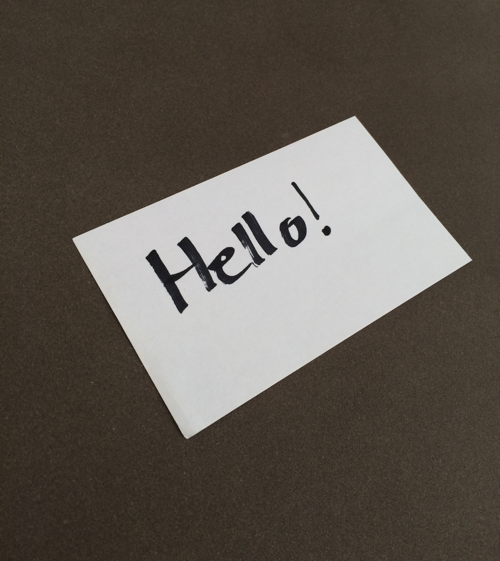
#> input picture step4/GetPerspectiveTransform/notecard.png, 500 x 561 px
$ python transform_example.py
#> lines starting #> are read from the running program, lines starting #| are printed output that depends on the picture; after the words box and inside, x2 and y2 are one past the last pixel; in counts of white or black regions, pixels touching at a corner belong together
from imutils import perspective
import numpy as np
import cv2

notecard = cv2.imread("notecard.png")
#> notecard is the input picture: shape (561, 500, 3); mean B, G, R 80.9, 88.6, 95.4
pts = np.array([(73, 239), (356, 117), (475, 265), (187, 443)])

for (x, y) in pts:
    cv2.circle(notecard, (x, y), 5, (0, 255, 0), -1)
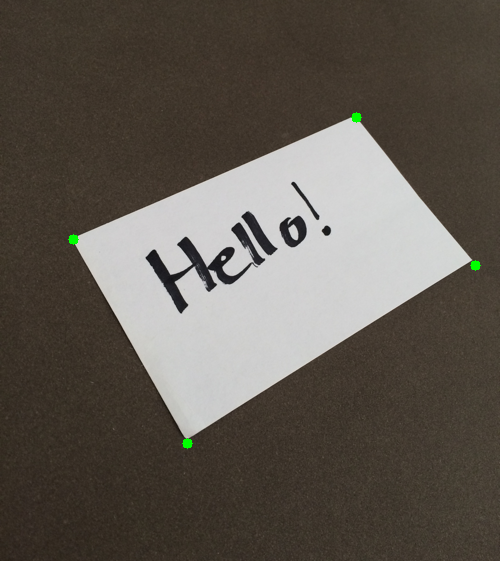
#> notecard: shape (561, 500, 3); 0.12% of pixels changed, all inside (x1, y1, x2, y2) = (68, 112, 481, 449)

warped = perspective.four_point_transform(notecard, pts)
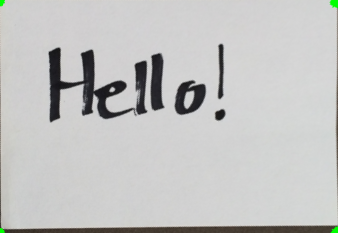
#> warped: shape (233, 338, 3); mean B, G, R 194.6, 195.5, 195.3

cv2.imshow("Original", notecard)
cv2.imshow("Warped", warped)
cv2.waitKey(0)
